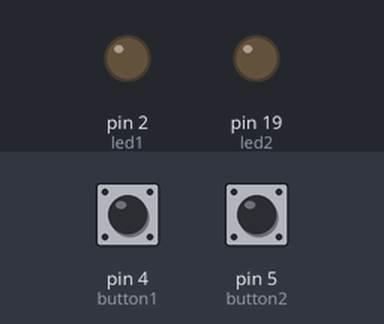
A sketch run on a simulated Arduino Uno, built with avr-gcc and run on an emulated ATmega328P. Parts: output pins drawn as LEDs (lit = HIGH). The inputs (shaded band) are chosen by the test bench; at power-on: pin 4 (button1) HIGH, pin 5 (button2) HIGH.

Above: at 1.2 s.
1.3 s: pin 4 (button1) pulled LOW for 0.15 s
At 1.37 s:
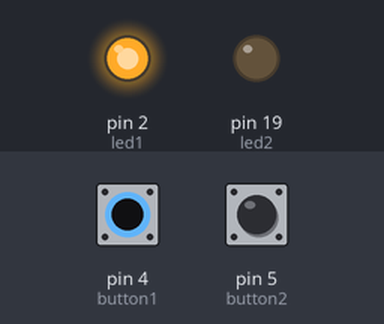
2.9 s: pin 5 (button2) pulled LOW for 0.15 s
At 2.97 s:
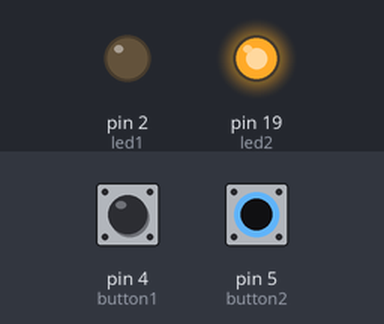
4.5 s: pin 5 (button2) pulled LOW for 3.2 s
At 8.7 s:
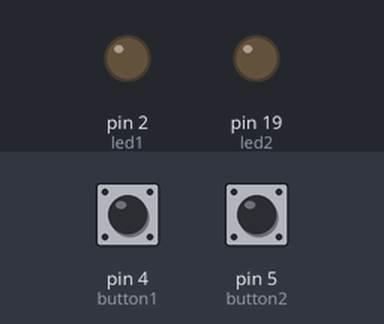
9.2 s: pin 4 (button1) pulled LOW for 3.2 s
At 9.8 s:
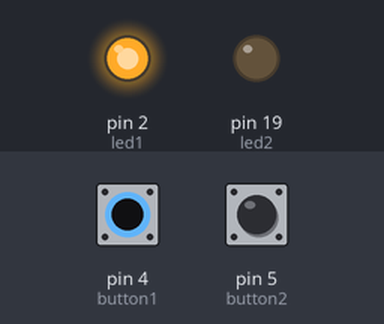
13.9 s: pin 4 (button1) driven LOW and pin 5 (button2) driven LOW
At 14.6 s:
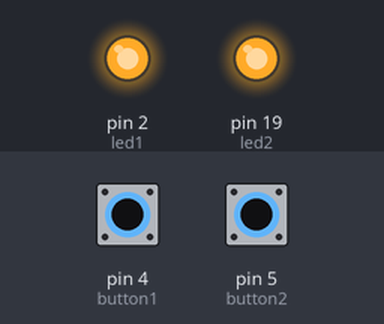
Timing chart, 0 to 16.4 s (numbered marks = the images above; inputs shaded):
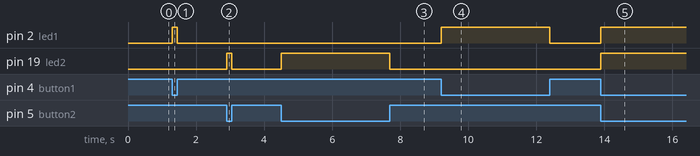

Measured:
- after the input at 1.3 s, pin 2 (led1): LOW → HIGH at once, → LOW 0.15 s later
- after the input at 2.9 s, pin 19 (led2): LOW → HIGH at once, → LOW 0.15 s later
- after the input at 4.5 s, pin 19 (led2): LOW → HIGH at once, → LOW 3.2 s later
- after the input at 9.2 s, pin 2 (led1): LOW → HIGH at once, → LOW 3.2 s later
- after the input at 13.9 s, pin 2 (led1), pin 19 (led2): LOW → HIGH at once

The sketch:

io-with-double-button.ino
```cpp
const int button1 = 4;
const int button2 = 5;

const int led1 = 2;
const int led2 = 19;

void setup() {
  pinMode(button1, INPUT_PULLUP);
  pinMode(button2, INPUT_PULLUP);

  pinMode(led1, OUTPUT);
  pinMode(led2, OUTPUT);
}

void loop() {
  if (digitalRead(button1) == LOW) {
    digitalWrite(led1, HIGH);
  } else {
    digitalWrite(led1, LOW);
  }

  if (digitalRead(button2) == LOW) {
    digitalWrite(led2, HIGH);
  } else {
    digitalWrite(led2, LOW);
  }
}
```
